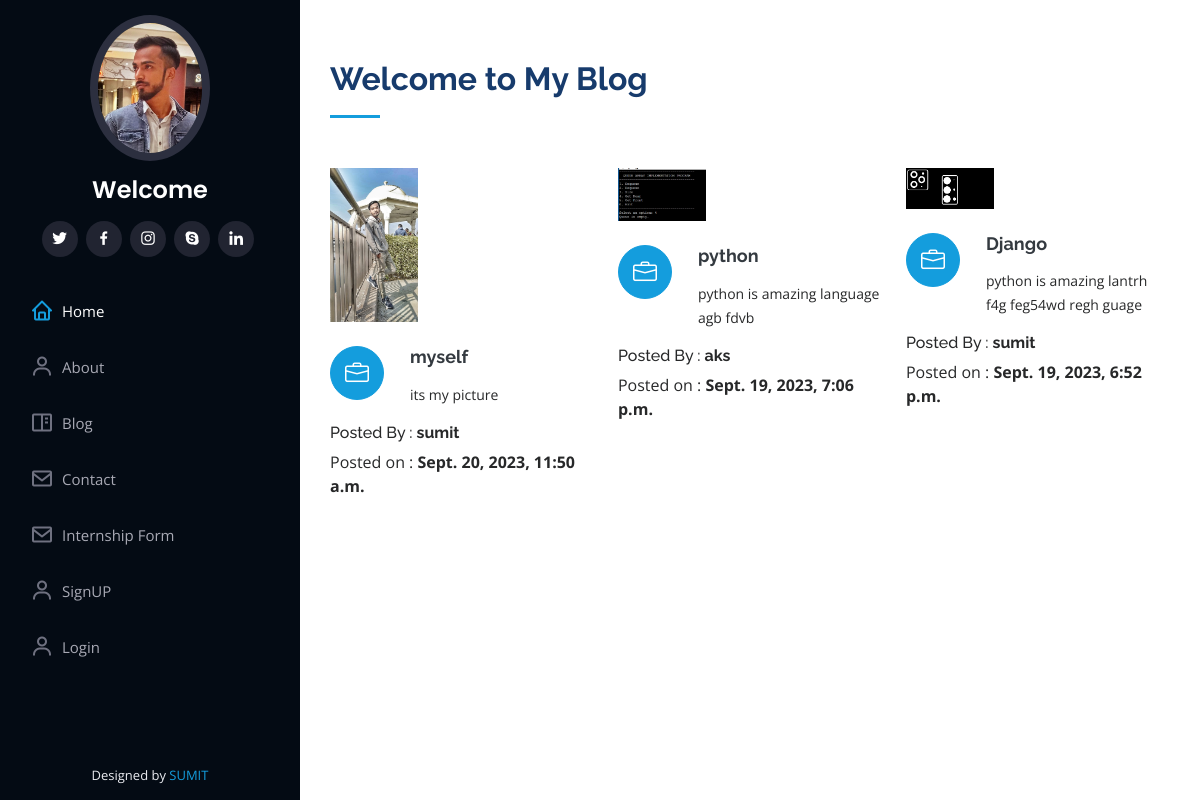
Page /blog on the committed database.
### portfolio/models.py (models this page shows, shortened)
class Blogs(models.Model):
    title=models.CharField(max_length=60)
    description=models.TextField()
    authname=models.CharField(max_length=15)
    img=models.ImageField(upload_to='blog',blank=True,null=True)
    timeStamp=models.DateTimeField(auto_now_add=True,blank=True)

### portfolio/views.py (the view)
# urls.py: path('blog',views.handleblog,name='handleblog'),
def handleblog(request):
    posts=Blogs.objects.all()
    context={"posts":posts}
    return render(request,'handleblog.html',context)

### templates/handleblog.html (shortened to what this page needs)
{% extends 'basic.html' %}
{% block body %}
{% load static %}
<section id="services" class="services">
      <div class="container">
        <div class="section-title">
          <h2>Welcome to My Blog</h2>
        </div>
        <div class="row">
{% for post in posts reversed %}
          <div class="col-lg-4 col-md-6 icon-box" data-aos="fade-up">
            <div class="col-lg-4" data-aos="fade-right">
            <img src="{{post.img.url}}" class="img-fluid" alt="no-image">
          </div>
          <br>
            <div class="icon"><i class="bi bi-briefcase"></i></div>
            <h4 class="title"><a href="">{{post.title}}</a></h4>
            <p class="description">{{post.description}}</p>
            <h6>Posted By : <b>{{post.authname}} </b></h6>
            <p>Posted on : <b>{{post.timeStamp}} </b></p>
          </div>
{% endfor %}
        </div>
      </div>
    </section>
{% endblock body %}

### templates/basic.html (shortened to what this page needs)
{% load static %}
<!DOCTYPE html>
<html lang="en">
<head>
  <link href="{% static "assets/vendor/aos/aos.css" %}" rel="stylesheet">
  <link href="{% static "assets/vendor/bootstrap/css/bootstrap.min.css" %}" rel="stylesheet">
  <link href="{% static "assets/vendor/bootstrap-icons/bootstrap-icons.css" %}" rel="stylesheet">
  <link href="{% static "assets/vendor/boxicons/css/boxicons.min.css" %}" rel="stylesheet">
  <link href="{% static "assets/vendor/boxicons/css/boxicons.min.css" %}" rel="stylesheet">
  <link href="{% static "assets/vendor/boxicons/css/boxicons.min.css" %}" rel="stylesheet">
  <link href="{% static "assets/css/style.css" %}"
  rel="stylesheet">
</head>
<body>
  <header id="header">
    <div class="d-flex flex-column">
      <div class="profile">
        <img src="{% static "assets/img/dp.jpg" %}" alt="" class="img-fluid rounded-circle">
        <h1 class="text-light"><a href="index.html">Welcome {{user.username}}</a></h1>
        <div class="social-links mt-3 text-center">
          <a "hrefhttps://twitter.com/"  target="_blank"target="_blank" class="twitter"><i class="bx bxl-twitter"></i></a>
          <a href="#" class="facebook"><i class="bx bxl-facebook"></i></a>
          <a href="https://www.instagram.com/sumit_singh095/" target="_blank" class="instagram"><i class="bx bxl-instagram"></i></a>
          <a href="#" target="_blank" class="google-plus"><i class="bx bxl-skype"></i></a>
          <a href="https://www.linkedin.com/in/sumit-singh-95b64a237/" target="_blank" class="linkedin"><i class="bx bxl-linkedin"></i></a>
        </div>
      </div>
      <nav id="navbar" class="nav-menu navbar">
        <ul>
          <li><a href="/" class="nav-link scrollto active"><i class="bx bx-home"></i> <span>Home</span></a></li>
          <li><a href="/about" class="nav-link scrollto"><i class="bx bx-user"></i> <span>About</span></a></li>
          <li><a href="/blog" class="nav-link scrollto"><i class="bx bx-book-content"></i> <span>Blog</span></a></li>
          <li><a href="/contact" class="nav-link scrollto"><i class="bx bx-envelope"></i> <span>Contact</span></a></li>
           <li><a href="/internshipdetails" class="nav-link scrollto"><i class="bx bx-envelope"></i> <span>Internship Form</span></a></li>
          {%if not request.user.is_authenticated%}
          <li><a href="/auth/signup" class="nav-link scrollto"><i class="bx bx-user"></i> <span>SignUP</span></a></li>
          <li><a href="/auth/login" class="nav-link scrollto"><i class="bx bx-user"></i> <span>Login</span></a></li>
          {% else%}
          <li><a href="/auth/logout" class="nav-link scrollto"><i class="bx bx-user"></i> <span>Logout</span></a></li>
          {% endif %}
        </ul>
      </nav>
    </div>
  </header>
  <main id="main">
{% block body %}
{% endblock body %}
  <footer id="footer">
    <div class="container">
      <div class="credits">
        Designed by <a href="">SUMIT</a>
      </div>
    </div>
  </footer>
</body>
</html>

### static/assets/css/style.css (style rules this page uses)
body { font-family: "Open Sans", sans-serif; color: #272829; }
a { color: #149ddd; text-decoration: none; }
h1, h2, h3, h4, h5, h6 { font-family: "Raleway", sans-serif; }
#header { position: fixed; top: 0; left: 0; bottom: 0; width: 300px; transition: all ease-in-out 0.5s; z-index: 9997; transition: all 0.5s; padding: 0 15px; background: #040b14; overflow-y: auto; }
#header .profile img { margin: 15px auto; display: block; width: 120px; border: 8px solid #2c2f3f; }
#header .profile h1 { font-size: 24px; margin: 0; padding: 0; font-weight: 600; -moz-text-align-last: center; text-align-last: center; font-family: "Poppins", sans-serif; }
#header .profile h1 a, #header .profile h1 a:hover { color: #fff; text-decoration: none; }
#header .profile .social-links a { font-size: 18px; display: inline-block; background: #212431; color: #fff; line-height: 1; padding: 8px 0; margin-right: 4px; border-radius: 50%; text-align: center; width: 36px; height: 36px; transition: 0.3s; }
#main { margin-left: 300px; }
.container, .container-fluid { padding-left: 30px; padding-right: 30px; }
.nav-menu { padding: 30px 0 0 0; }
.nav-menu * { margin: 0; padding: 0; list-style: none; }
.nav-menu>ul>li { position: relative; white-space: nowrap; }
.nav-menu a, .nav-menu a:focus { display: flex; align-items: center; color: #a8a9b4; padding: 12px 15px; margin-bottom: 8px; transition: 0.3s; font-size: 15px; }
.nav-menu a i, .nav-menu a:focus i { font-size: 24px; padding-right: 8px; color: #6f7180; }
.nav-menu a:hover, .nav-menu .active, .nav-menu .active:focus, .nav-menu li:hover>a { text-decoration: none; color: #fff; }
.nav-menu a:hover i, .nav-menu .active i, .nav-menu .active:focus i, .nav-menu li:hover>a i { color: #149ddd; }
section { padding: 60px 0; overflow: hidden; }
.section-title { padding-bottom: 30px; }
.section-title h2 { font-size: 32px; font-weight: bold; margin-bottom: 20px; padding-bottom: 20px; position: relative; color: #173b6c; }
.section-title h2::after { content: ""; position: absolute; display: block; width: 50px; height: 3px; background: #149ddd; bottom: 0; left: 0; }
.services .icon-box { margin-bottom: 20px; }
.services .icon { float: left; display: flex; align-items: center; justify-content: center; width: 54px; height: 54px; background: #149ddd; border-radius: 50%; transition: 0.5s; border: 1px solid #149ddd; }
.services .icon i { color: #fff; font-size: 24px; line-height: 0; }
.services .title { margin-left: 80px; font-weight: 700; margin-bottom: 15px; font-size: 18px; }
.services .title a { color: #343a40; }
.services .description { margin-left: 80px; line-height: 24px; font-size: 14px; }
#footer { padding: 15px; color: #f4f6fd; font-size: 14px; position: fixed; left: 0; bottom: 0; width: 300px; z-index: 9999; background: #040b14; }
#footer .credits { padding-top: 5px; text-align: center; font-size: 13px; color: #eaebf0; }

### rows in the picture
Blogs: img (picture), title "myself", description "its my picture", authname "sumit", timeStamp "Sept. 20, 2023, 11:50 a.m."
Blogs: img (picture), title "python", description "python is amazing language agb fdvb", authname "aks", timeStamp "Sept. 19, 2023, 7:06 p.m."
Blogs: img (picture), title "Django", description "python is amazing lantrh f4g feg54wd regh guage", authname "sumit", timeStamp "Sept. 19, 2023, 6:52 p.m."
